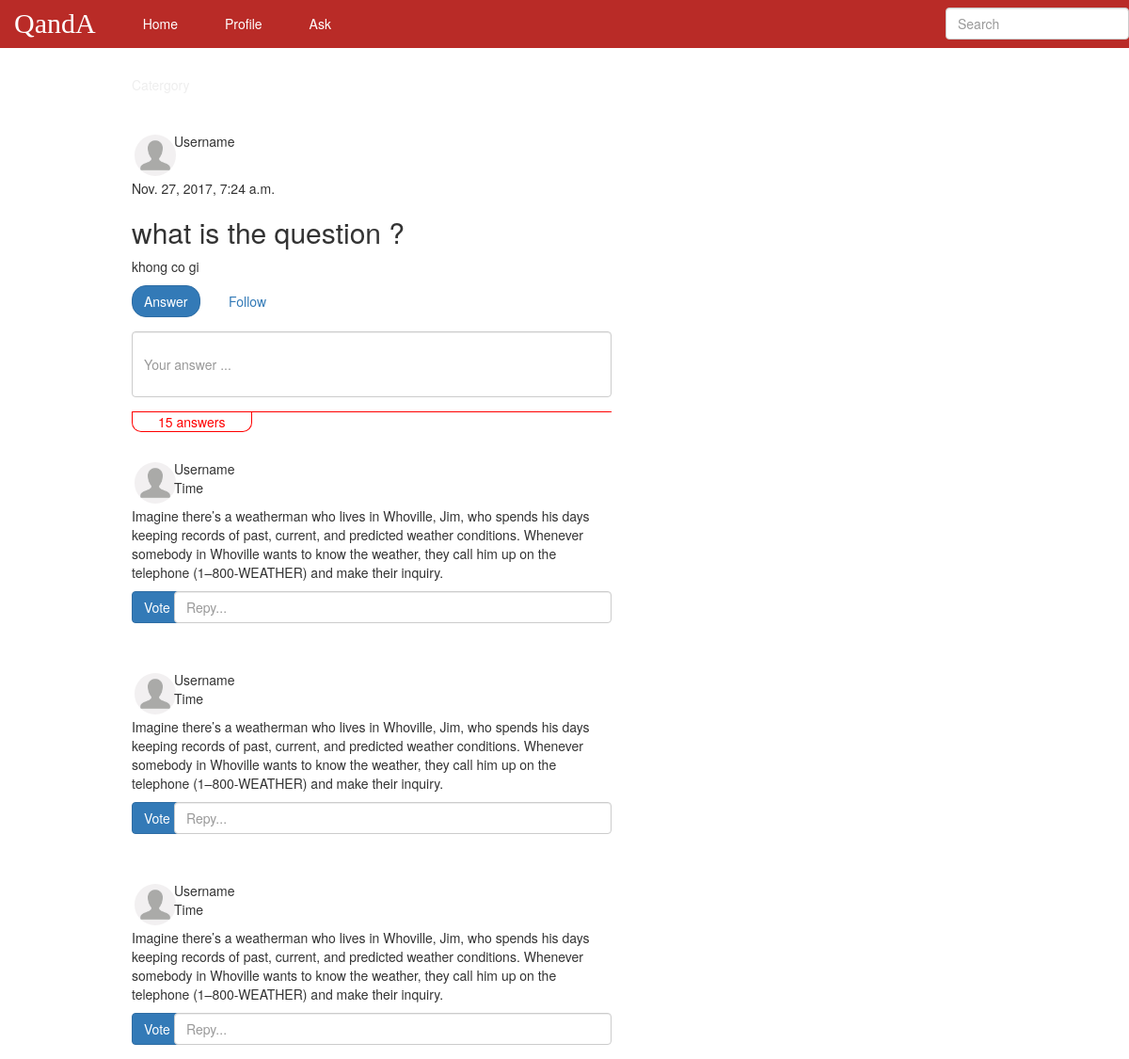
Page /question/8/ on the committed database.
### polls/models.py (models this page shows)
class Question(models.Model):
	title = models.CharField(max_length=200)
	content = models.CharField(max_length=1000)
	time = models.DateTimeField('date asked')

### polls/views.py (the view)
# urls.py: url(r'^question/(?P<question_id>[0-9]+)/$', views.detail, name='details'),
def detail(request, question_id):
	template = loader.get_template('polls/details.html')
	try:
		question = Question.objects.get(id=question_id)
	except:
		raise Http404("Question does not exist")
	return HttpResponse(template.render(context = {'question': question}))

### polls/templates/polls/details.html
{% extends "polls/base.html" %}
{% load static %}
{% block content %}
<div class="container-fluid col-xs-6" id="qbox">
		<div><a href="#" class="category">Catergory</a></div>
		<br><br>
		<div class="row">
			<div class="col-xs-1"><img class="resize" src="{% static 'polls/images/default_ava.jpg' %}" alt="User_avatar"></div>
			<div class="col-xs-1">Username</div>
		</div>
		<div>{{question.time}}</div>
		<h2>{{question.title}}</h2>
		<div>
			<p>{{question.content}}</p>
		</div>
		<form class="answer-box">
			<div class="row" >
				<div class="col-xs-2">
					<div >
						<input class="btn btn-primary" type="submit" value="Answer">
					</div>
				</div>
				<div class="col-xs-1">
					<div class="btn">
						<a href="#">Follow</a>
					</div>
				</div>
			</div>
			<input class="col-xs-12 form-control" type="text" name="answer" placeholder="Your answer ...">
		</form>
		<hr class="hrstyle" width="100%">
		<div class="col-xs-3 no-answer-tag">15 answers</div>
		<div>	{% include 'polls/answers.html' %}
		</div>
</div>
{% endblock content %}

### polls/static/polls/style.css (style rules this page uses)
body { background-color: #fff; padding-left: 100px; }
.category { color: #eee; }
img.resize { border-radius: 50px; border: solid; border-color: white; width: 50px; height: 50px; }
#qbox { margin: 0px 0px 0px 0px; padding: 0px 0px 0px 40px; margin-top: 80px; }
.answer-box input[type=text] { height: 70px; }
.answer-box input[type=submit] { border-radius: 15px; }
.answer-box .row { margin-bottom: 15px; }
hr.hrstyle { border-top: 1px solid red; margin-top: 100px; margin-bottom: 0px; }
.no-answer-tag { color: red; border: solid; border-width: 1px; border-bottom-left-radius: 10px; border-bottom-right-radius: 10px; margin-top: 0px; border-top: none; text-align: center; }

### rows in the picture
Question: time "Nov. 27, 2017, 7:24 a.m.", title "what is the question ?", content "khong co gi"
